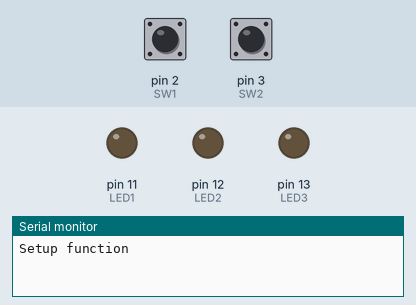
This sketch was run on a simulated Arduino Uno, built with avr-gcc and run on an emulated ATmega328P. On the bench: output pins drawn as LEDs (lit = HIGH), the last lines printed to the serial monitor. Dashed ring = blinking. The test bench sets the inputs (shaded band); at power-on: pin 2 (SW1) HIGH, pin 3 (SW2) HIGH.

Above: at 0.1 s.
At 5.0 s:
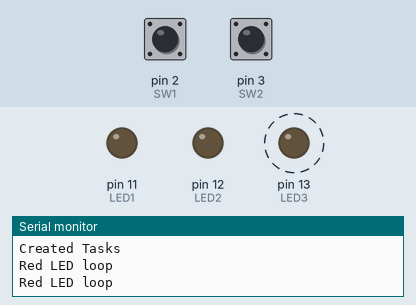
5.1 s: pin 2 (SW1) pulled LOW for 0.15 s
Timing chart, 0 to 14.1 s (numbered marks = the images above; inputs shaded):
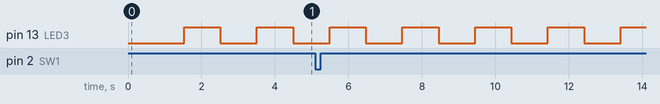

The sketch:

FreeRTOS_Test2.ino
```cpp
#include <Arduino_FreeRTOS.h>
#include <SoftwareSerial.h>

#define SW1 2
#define SW2 3
#define SW3 4

#define LED1 11
#define LED2 12
#define LED3 13

/*
 * Define tasks
 */

TaskHandle_t xTaskArduinoIsOn = NULL;
TaskHandle_t xTaskBlinkLED1 = NULL;
TaskHandle_t xTaskBlinkLED2 = NULL;

void vTaskArduinoIsOn (void *pvParamters);
void vTaskBlinkLED1 (void *pvParameters);
void vTaskBlinkLED2 (void *pvParameters);

/*
 * Setup Bluetooth
 */

SoftwareSerial BT (9, 8);

void setupBT() {
  BT.begin(9600);
  delay(1500);

  BT.println("Bluetooth up");
}

/*
 * Setup Call
 */

void setup() {
  // Setup Serial for debugging
  Serial.begin(9600);
  Serial.println("Setup function");

  // Setup Bluetooth
  setupBT();

  // Setup LEDs
  pinMode(LED1, OUTPUT);
  pinMode(LED2, OUTPUT);
  pinMode(LED3, OUTPUT);
  Serial.println("Setup LEDs");

  // Setup Switches
  pinMode(SW1, INPUT);
  attachInterrupt(digitalPinToInterrupt(SW1), sw1Int, RISING);
  pinMode(SW2, INPUT);
  attachInterrupt(digitalPinToInterrupt(SW2), sw2Int, RISING);
  pinMode(SW3, INPUT);
  Serial.println("Setup Switches");

  interrupts();
  Serial.println("Enabled Interrupts");

  // Create Tasks
  xTaskCreate(vTaskArduinoIsOn, "System On", 512, NULL, 1, &xTaskArduinoIsOn);
  Serial.println("Created Tasks");

  // Start FreeRTOS Scheduler
  vTaskStartScheduler();
  Serial.println("Started Scheduler");
}

void loop()
{
  // Empty
}

/*
 * Tasks
 */

void vTaskArduinoIsOn(void *pvParameters) {
  (void) pvParameters;

  // LED3 will blink infinitely designating the machine is on
  for (;;) {
    Serial.println("Red LED loop");
    digitalWrite(LED3, HIGH);   // turn the LED on (HIGH is the voltage level)
    vTaskDelay(pdMS_TO_TICKS(1000)); // wait for one second
    digitalWrite(LED3, LOW);    // turn the LED off by making the voltage LOW
    vTaskDelay(pdMS_TO_TICKS(1000)); // wait for one second

    //xTaskCreate(vTaskBlinkLED1, "Blink LED 1", 512, NULL, 2, &xTaskBlinkLED1);
    //xTaskCreate(vTaskBlinkLED2, "Blink LED 1", 512, NULL, 2, &xTaskBlinkLED2);
  }
}

void vTaskBlinkLED1(void *pvParameters) {
  Serial.println("LED1 Task");
  digitalWrite(LED1, HIGH);
  vTaskDelay(pdMS_TO_TICKS(5000)); // wait for 5 second
  digitalWrite(LED1, LOW);

  // Destroy current task after execution
  vTaskDelete(vTaskBlinkLED1);
}

void vTaskBlinkLED2(void *pvParameters) {
  Serial.println("LED2 Task");
  digitalWrite(LED2, HIGH);
  vTaskDelay(pdMS_TO_TICKS(5000)); // wait for 5 second
  digitalWrite(LED2, LOW);

  // Destroy current task after execution
  vTaskDelete(vTaskBlinkLED2);
}

// Interrupt Functions

void sw1Int() {
  Serial.println("SW1 Int");
  BT.println("SW1 Pressed");
}

void sw2Int() {
  Serial.println("SW2 Int");
  BT.println("SW2 Pressed");
}
```

Measured:
- by itself, pin 13 (LED3): alternates HIGH for 0.99 s and LOW for 0.99 s
